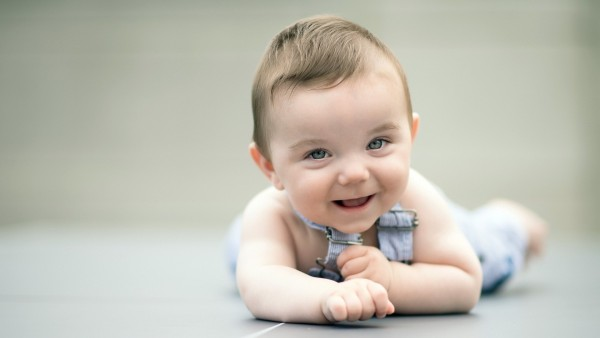
#> input picture Chapter05/image_1.jpg, 600 x 338 px
$ python Detecting_corner.py image_1.jpg
#> lines starting #> are read from the running program, lines starting #| are printed output that depends on the picture; after the words box and inside, x2 and y2 are one past the last pixel; in counts of white or black regions, pixels touching at a corner belong together
import sys
import cv2
import numpy as np

# Load input image

in_file = sys.argv[1]
image = cv2.imread(in_file)
#> image is the input picture: shape (338, 600, 3); mean B, G, R 177.5, 189.1, 191.3
cv2.imshow('Input image', image)

image_gray1 = cv2.cvtColor(image, cv2.COLOR_BGR2GRAY)
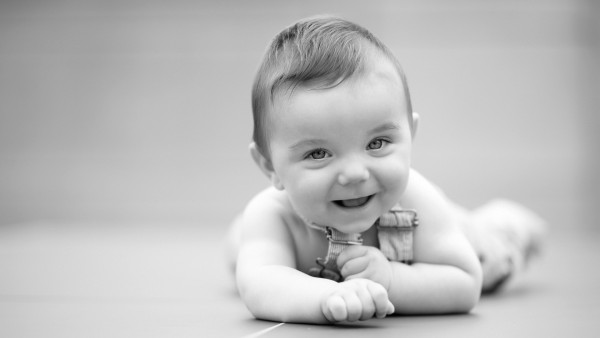
#> image_gray1: shape (338, 600); min 1, max 255, mean 188.4
image_gray2 = np.float32(image_gray1)

# Harris corner detector
image_harris1 = cv2.cornerHarris(image_gray2, 7, 5, 0.04)
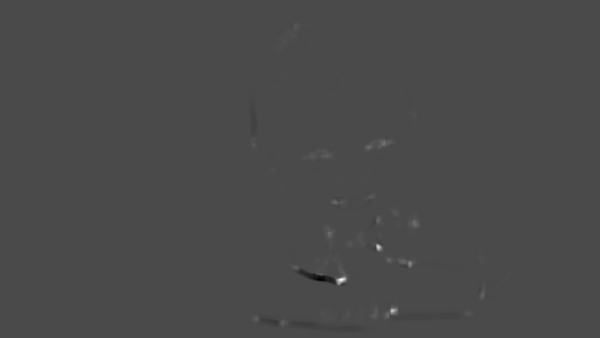
#> image_harris1: shape (338, 600) float32; min -507844128, max 1.24e+09, mean 636945.4; drawn with min black and max white

# Resultant image is dilated to mark the corners
image_harris2 = cv2.dilate(image_harris1, None)

# Threshold the image
image[image_harris2 > 0.01 * image_harris2.max()] = [0, 0, 0]
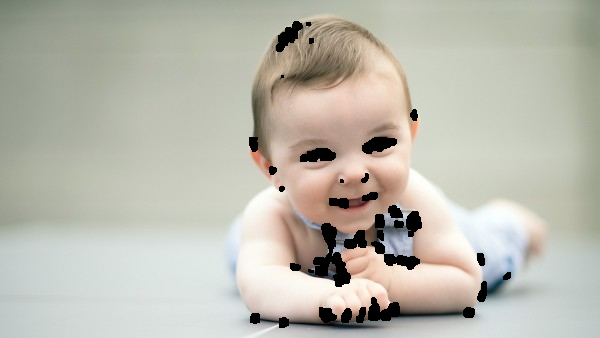
#> image: shape (338, 600, 3); 2.95% of pixels changed, all inside (x1, y1, x2, y2) = (249, 21, 511, 328)

cv2.imshow('Harris Corners', image)
cv2.waitKey()

$ run again, on Chapter05/image_5.jpg
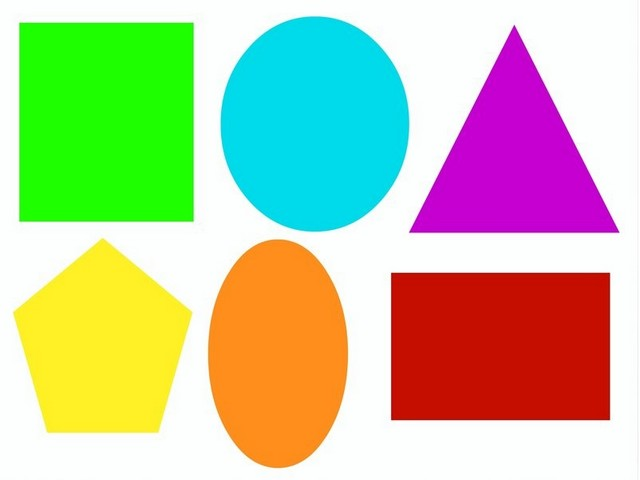
#> input picture Chapter05/image_5.jpg, 640 x 480 px
#> image is the input picture: shape (480, 640, 3); mean B, G, R 157.3, 196.8, 191.3
#> `image_harris1 = cv2.cornerHarris(image_gray2, 7, 5, 0.04)`:
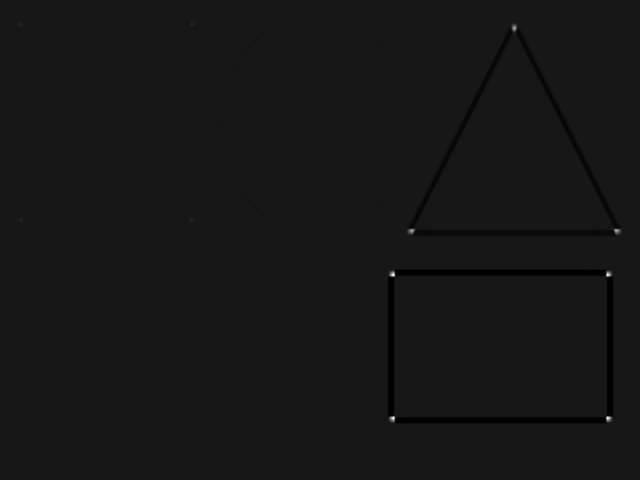
#> image_harris1: shape (480, 640) float32; min -330832512, max 3.23e+09, mean -6492021.5; drawn with min black and max white
#> `image[image_harris2 > 0.01 * image_harris2.max()] = [0, 0, 0]`:
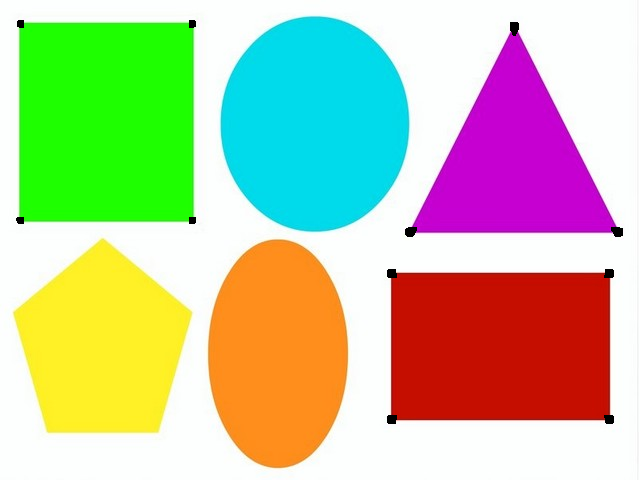
#> image: shape (480, 640, 3); 0.27% of pixels changed, all inside (x1, y1, x2, y2) = (16, 20, 623, 424)
